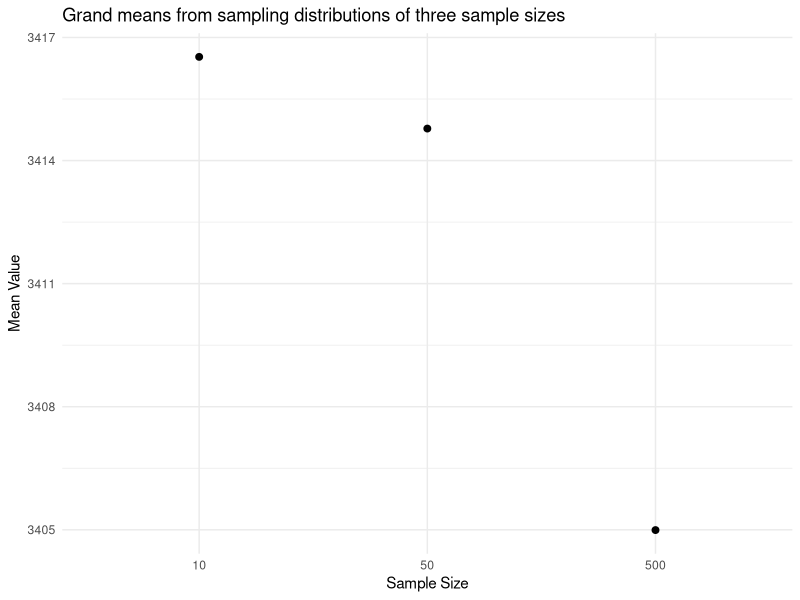
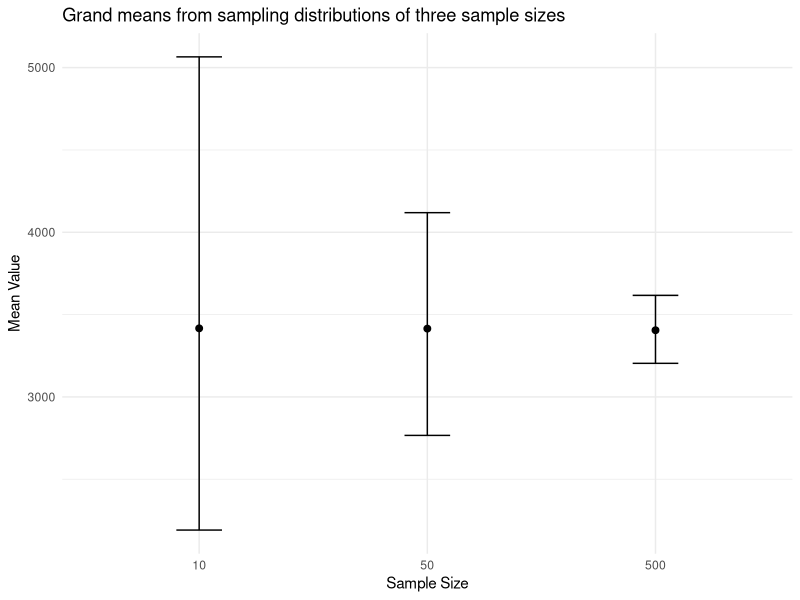
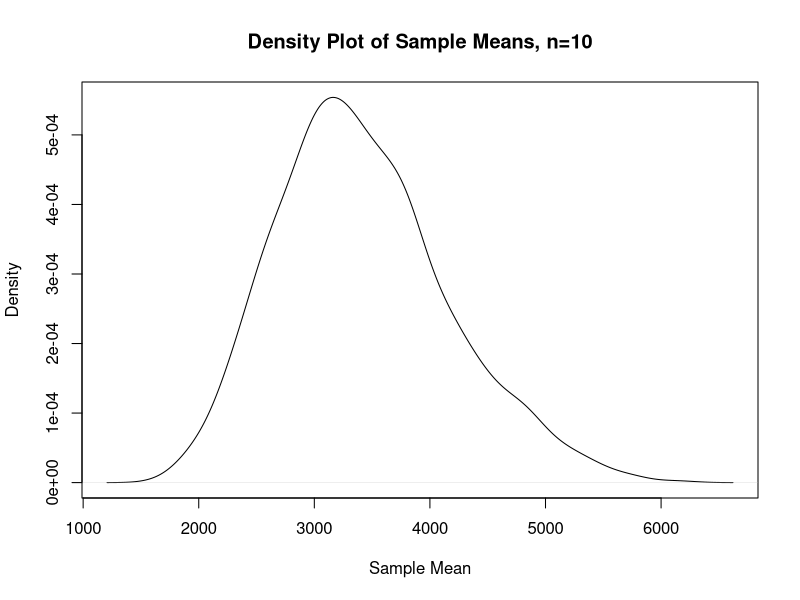
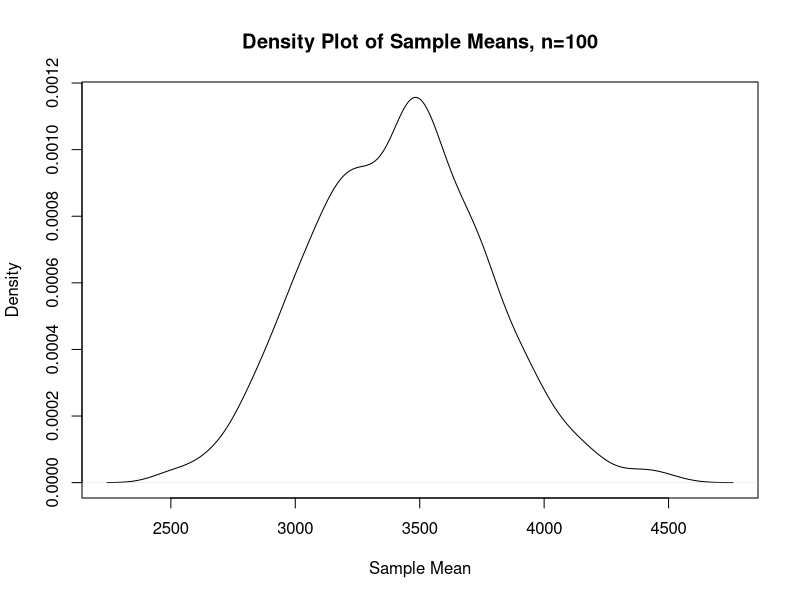
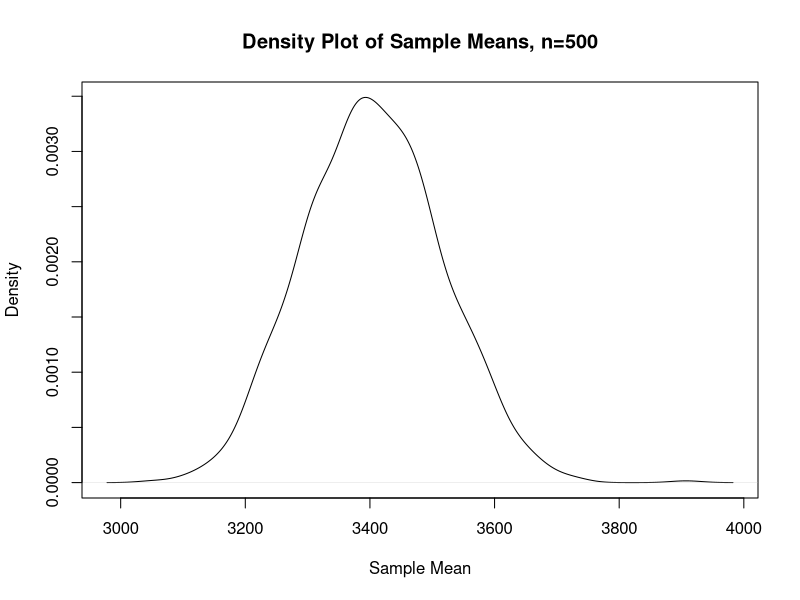

R code for these plots, in order:
## ---- chunk 1
knitr::opts_chunk$set(echo=T, eval=T)
options(tinytex.verbose = TRUE)
suppressMessages(library(dplyr))
#load ggplot package
suppressMessages(library(ggplot2))
## ---- chunk 2
mat <- matrix(1:12, nrow=3)
column_sums <- apply(mat, 2, sum)
print(column_sums)


## ---- chunk 3

names_list <- list("Alessandra", "Penelope", "Meigui", "Tatiana", "Keisuke", "Nadia", "Amy")
char_count <- lapply(names_list, nchar)
print(char_count)

## ---- chunk 4
scores <- matrix(c(85, 90, 78, 88, 
                   92, 80, 95, 90, 
                   60, 55, 78, 84), 
                 nrow=3, byrow=TRUE)
colnames(scores) <- c("Math", "English", "Biology", "History")
rownames(scores) <- c("Alice", "Bob", "Charlie")
print(scores)


## ---- chunk 5
#first count the number of scores in scores and save it as num_students
num_students <- nrow(scores)
#create blank variable called averages. Make it numeric with as many elements as num_students
averages <- numeric(num_students)
#create your for loop to iteratively calculate the mean score for each student and store it in different positions of the object averages
for (i in 1:num_students) {
  averages[i] <- mean(scores[i,])
}
#name the object averages using the rownames of object scores
names(averages) <- rownames(scores)



## ---- chunk 6

#first count the number of subjects in the scores matrix and save it as num_subjects:
num_subjects <- ncol(scores)
#create blank variable called class_averages_loop. Make it numeric with as many elements as num_subjects
class_averages_loop <- numeric(num_subjects)
#create your for loop to iteratively calculate the mean score per subject
for (j in 1:num_subjects) {
  class_averages_loop[j] <- mean(scores[,j])
}
#name the object class_averages_loop using the colnames of object scores
names(class_averages_loop) <- colnames(scores)
#print your object
## ---- chunk 7
x <- 10

if (x > 5) {
  print("x is greater than 5")
}


## ---- chunk 8
x <- 3

if (x > 5) {
  print("x is greater than 5")
} else {
  print("x is not greater than 5")
}

## ---- chunk 9
x <- 5

if (x > 10) {
  print("x is greater than 10")
} else if (x > 5) {
  print("x is greater than 5 but less than or equal to 10")
} else {
  print("x is less than or equal to 5")
}

## ---- chunk 10
number <-3

if (number > 0) {
  print("The number is positive.")
}


## ---- chunk 11

number <-3


if (number > 0) {
  print("The number is positive.")
} else if (number < 0) {
  print("The number is negative.")
} else {
  print("The number is zero.")
}

## ---- chunk 12
# a vector of numbers
numbers <- c(-5, 3, 8, -2, 0, 7, -9)

# a counter variable that will change each time the loop cycles
positive_count <- 0
for (num in numbers) {
  if (num > 0) {
    positive_count <- positive_count + 1 #add 1 to positve_count if number if positive. Otherwise do nothing
  }
}

## ---- chunk 13
# I gave you a bunch of random numbers. 
numbers <- c(1, 2, 3, 4, 5, 6, 7, 8, 9, 10)
# start your code here
# create a counter variable called sum_even

sum_even <- 0
for (num in numbers) {
  if (num %% 2 == 0) {
    sum_even <- sum_even + num
  }
}


## ---- chunk 14
#load the readr library
library(readr)

#read in human_genes.csv into human_genes using read_csv.

human_genes <- read_csv("human_genes.csv")

#filter dataset to only contain genes of size <=15000 and save it as human_genes2
human_genes2 <- human_genes %>% filter(size <= 15000)



## ---- chunk 15
#calculate the mean gene length for human_genes

mean_all_genes_15000<-mean(human_genes$size)

#create empty numeric vectors with 1000 positions for the means. Call them mean_values_10, mean_values_50, mean_values_500
mean_values_10 <- numeric(1000)
mean_values_50 <- numeric(1000)
mean_values_500 <- numeric(1000)


#start your loop here. Take samples with replacement, sizes 10, 50, 500 and take the median of those samples
for (i in 1:1000) {
  mean_values_10[i] <- mean(sample(human_genes2$size, 10, replace = TRUE))
  mean_values_50[i] <- mean(sample(human_genes2$size, 50, replace = TRUE))
  mean_values_500[i] <- mean(sample(human_genes2$size, 500, replace = TRUE))
}

#take the mean of means (the grand mean) of these three vectors and save them to a new vector called grand_means

grand_means<-c(mean(mean_values_10),mean(mean_values_50), mean(mean_values_500))
#compare these three means with the real mean of the filtered dataset
abs(mean_all_genes_15000-grand_means)

## ---- chunk 16
#call them sem_10, sem_50, sem_500

sem_10<-sd(mean_values_10)
sem_50<-sd(mean_values_50)
sem_500<-sd(mean_values_500)


## ---- chunk 17
#call them CI_10, CI_500, CI_500

CI_10 <- quantile(mean_values_10, probs = c(0.025, 0.975))
CI_50 <- quantile(mean_values_50, probs = c(0.025, 0.975))
CI_500 <- quantile(mean_values_500, probs = c(0.025, 0.975))

## ---- chunk 18

#create a data.frame called df containing the columns listed above.

df <- data.frame(
  SampleSize = c(10, 50, 500),
  MeanValues = c(mean(mean_values_10), mean(mean_values_50), mean(mean_values_500)),
  CI_lower = c(CI_10[1], CI_50[1], CI_500[1]),
  CI_upper = c(CI_10[2], CI_50[2], CI_500[2])
)


## ---- chunk 19
#first, make sure SampleSize is treated as a factor


#now create your plot code here and save it as p1
p1<-ggplot(df, aes(x = as.factor(SampleSize), y = MeanValues)) +
  #geom_bar(stat = "summary", fun = "mean", fill = "skyblue", position = position_dodge(width = 0.9)) +
        geom_point(size=2)+
  labs(
    title = "Grand means from sampling distributions of three sample sizes",
    x = "Sample Size",
    y = "Mean Value",
    fill = "Sample Size"
  ) +
  theme_minimal()

#print p1, aka, your plot
print(p1)

## ---- chunk 20
#create your plot code here and save it as p2
p2<-ggplot(df, aes(x = as.factor(SampleSize), y = MeanValues)) +
        geom_point(size=2)+
        geom_errorbar(aes(ymin = CI_lower, ymax = CI_upper), width = 0.2, position = position_dodge(width = 0.9))+
  labs(
    title = "Grand means from sampling distributions of three sample sizes",
    x = "Sample Size",
    y = "Mean Value",
    fill = "Sample Size"
  ) +
  theme_minimal()

#print p1, aka, your plot
print(p2)


## ---- chunk 21

dense10<-density(mean_values_10)
dense50<-density(mean_values_50)
dense500<-density(mean_values_500)

## ---- chunk 22

plot10<-plot(dense10, main = "Density Plot of Sample Means, n=10", xlab = "Sample Mean")
plot100<-plot(dense50, main = "Density Plot of Sample Means, n=100", xlab = "Sample Mean")
plot500<-plot(dense500, main = "Density Plot of Sample Means, n=500", xlab = "Sample Mean")


